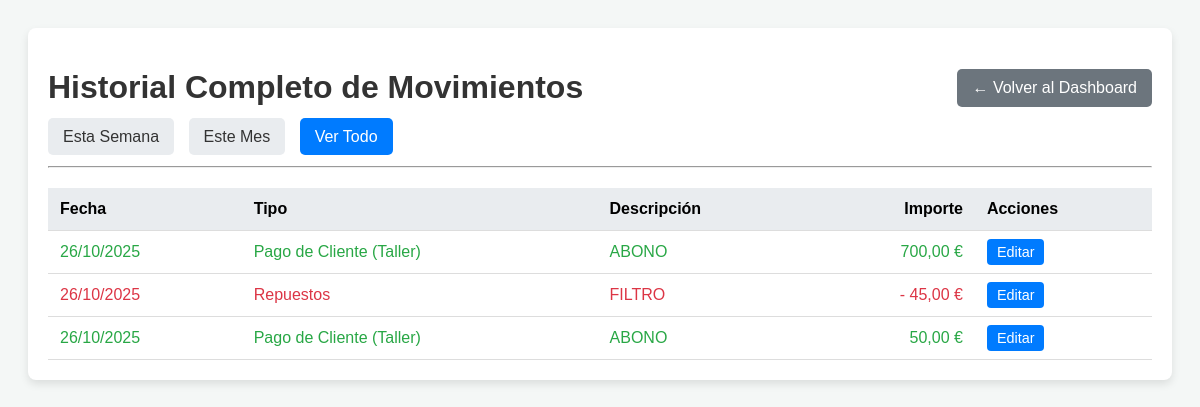
The app's page /historial/?periodo=todo (signed in), older data.
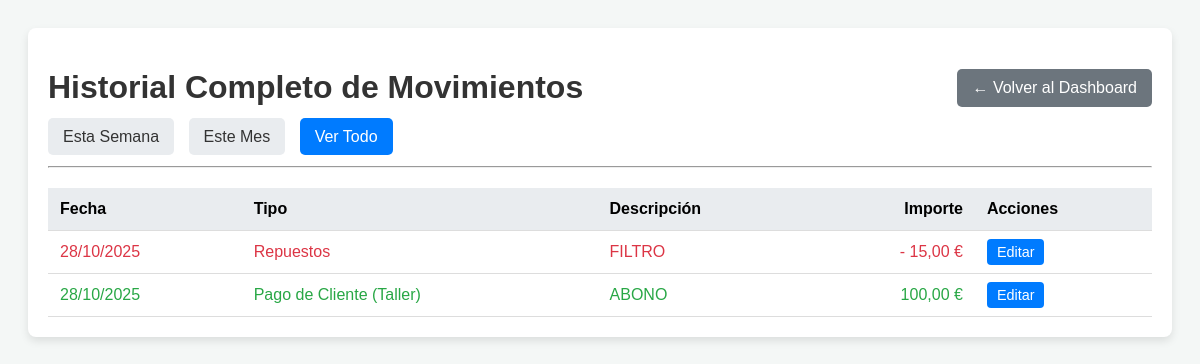
The same page, newer data.
### taller/models.py (models this page shows, shortened)
class Ingreso(models.Model):
    CATEGORIA_CHOICES = [
        ('Taller', 'Pago de Cliente (Taller)'),
        ('Grua', 'Servicio de Grúa'),
        ('Otras Ganancias', 'Otras Ganancias'),
        ('Otros', 'Otros Ingresos'),
    ]
    fecha = models.DateField(default=timezone.now)
    categoria = models.CharField(max_length=30, choices=CATEGORIA_CHOICES)
    importe = models.DecimalField(max_digits=10, decimal_places=2)
    descripcion = models.CharField(max_length=255)
    orden = models.ForeignKey(OrdenDeReparacion, on_delete=models.SET_NULL, null=True, blank=True)
    es_tpv = models.BooleanField(default=False)

class Gasto(models.Model):
    CATEGORIA_CHOICES = [
        ('Repuestos', 'Repuestos'),
        ('Sueldos', 'Sueldos'),
        ('Herramientas', 'Herramientas'),
        ('Suministros', 'Suministros'),
        ('Gasolina/Diesel', 'Gasolina/Diesel'),
        ('Otros', 'Otros'),
        ('Compra de Consumibles', 'Compra de Consumibles'),
    ]
    fecha = models.DateField(default=timezone.now)
    categoria = models.CharField(max_length=30, choices=CATEGORIA_CHOICES)
    importe = models.DecimalField(max_digits=10, decimal_places=2, null=True, blank=True)
    descripcion = models.CharField(max_length=255, null=True, blank=True)
    vehiculo = models.ForeignKey(Vehiculo, on_delete=models.SET_NULL, null=True, blank=True)
    empleado = models.ForeignKey(Empleado, on_delete=models.SET_NULL, null=True, blank=True)
    pagado_con_tarjeta = models.BooleanField(default=False)

### taller/views.py (the view)
# urls.py: path('historial/', views.historial_movimientos, name='historial_movimientos'),
@login_required
def historial_movimientos(request):
    periodo = request.GET.get('periodo', 'semana'); hoy = timezone.now().date()
    gastos_qs = Gasto.objects.all(); ingresos_qs = Ingreso.objects.all()
    if periodo == 'semana':
        inicio_semana = hoy - timedelta(days=hoy.weekday())
        gastos_qs = gastos_qs.filter(fecha__gte=inicio_semana); ingresos_qs = ingresos_qs.filter(fecha__gte=inicio_semana)
    elif periodo == 'mes':
        gastos_qs = gastos_qs.filter(fecha__year=hoy.year, fecha__month=hoy.month)
        ingresos_qs = ingresos_qs.filter(fecha__year=hoy.year, fecha__month=hoy.month)
    movimientos = sorted(list(gastos_qs) + list(ingresos_qs), key=lambda x: (x.fecha, -x.id if hasattr(x, 'id') else 0), reverse=True)
    context = { 'movimientos': movimientos, 'periodo_seleccionado': periodo }
    return render(request, 'taller/historial_movimientos.html', context)

### taller/templatetags/taller_extras.py (called while the page is built)
@register.filter(name='get_class_name')
def get_class_name(value):
    return value.__class__.__name__

@register.filter(name='is_gasto')
def is_gasto(class_name):
    return class_name == 'Gasto'

### taller/templates/taller/historial_movimientos.html (shortened to what this page needs)
<!DOCTYPE html>
{% load static %}
{% load taller_extras %}
<html lang="es">
<head>
    <link rel="stylesheet" href="{% static 'taller/css/responsive.css' %}">
</head>
<body>
    <div class="container">
        <div class="header">
            <h1>Historial Completo de Movimientos</h1>
            <a href="{% url 'home' %}" class="back-btn">← Volver al Dashboard</a>
        </div>
        <div class="filters">
            <a href="?periodo=semana" class="{% if periodo_seleccionado == 'semana' %}active{% endif %}">Esta Semana</a>
            <a href="?periodo=mes" class="{% if periodo_seleccionado == 'mes' %}active{% endif %}">Este Mes</a>
            <a href="?periodo=todo" class="{% if periodo_seleccionado == 'todo' %}active{% endif %}">Ver Todo</a>
        </div>
        <hr>
        <table class="history-table">
            <thead>
                <tr>
                    <th>Fecha</th>
                    <th>Tipo</th>
                    <th>Descripción</th>
                    <th style="text-align: right;">Importe</th>
                    <th>Acciones</th>
                </tr>
            </thead>
            <tbody>
                {% for movimiento in movimientos %}
                    {% with es_gasto=movimiento|get_class_name|is_gasto %}
                    <tr class="{% if es_gasto %}gasto-row{% else %}ingreso-row{% endif %}">
                        <td>{{ movimiento.fecha|date:"d/m/Y" }}</td>
                        <td>{{ movimiento.get_categoria_display }}</td>
                        <td>{{ movimiento.descripcion }}</td>
                        <td style="text-align: right;">
                            {% if es_gasto %}-{% endif %}
                            {{ movimiento.importe|floatformat:2 }} €
                        </td>
                        <td>
                            {% if es_gasto %}
                                <a href="{% url 'editar_movimiento' 'gasto' movimiento.id %}" class="edit-btn">Editar</a>
                            {% else %}
                                <a href="{% url 'editar_movimiento' 'ingreso' movimiento.id %}" class="edit-btn">Editar</a>
                            {% endif %}
                        </td>
                    </tr>
                    {% endwith %}
                {% empty %}
                    <tr><td colspan="5" style="text-align: center; padding: 20px;">No hay movimientos en este periodo.</td></tr>
                {% endfor %}
            </tbody>
        </table>
    </div>
</body>
</html>

Row changes from the older to the newer data that the page shows:
removed Ingreso: fecha "26/10/2025", categoria "Pago de Cliente (Taller)", descripcion "ABONO", importe "700,00", shows "Editar"
removed Gasto: fecha "26/10/2025", categoria "Repuestos", descripcion "FILTRO", importe "45,00", shows "Editar"
removed Ingreso: fecha "26/10/2025", categoria "Pago de Cliente (Taller)", descripcion "ABONO", importe "50,00", shows "Editar"
added Gasto: fecha "28/10/2025", categoria "Repuestos", descripcion "FILTRO", importe "15,00", shows "Editar"
added Ingreso: fecha "28/10/2025", categoria "Pago de Cliente (Taller)", descripcion "ABONO", importe "100,00", shows "Editar"
